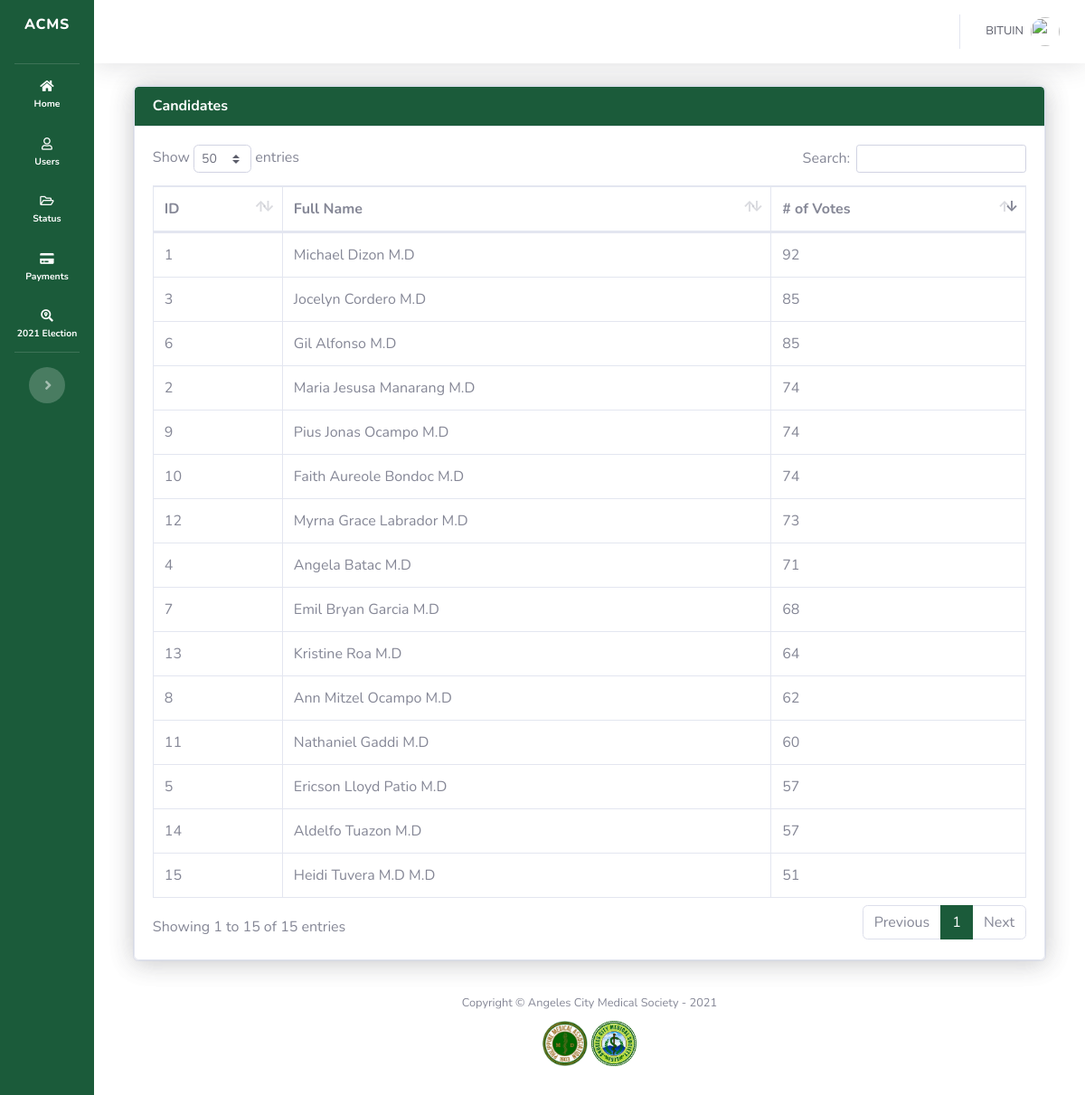
The app's page /admin/view_election_status.php (signed in) with its own data.
### tables this page shows
CREATE TABLE `candidates` (
  `id` int(11) NOT NULL,
  `last_name` varchar(128) NOT NULL,
  `first_name` varchar(128) NOT NULL,
  `middle_name` varchar(128) NOT NULL
);

### admin/view_election_status.php (the view, shortened to what this page needs)
<?php
include('sidebar.php');
$getElectionStatus = mysqli_query($mysqli, "SELECT * FROM candidates");
?>
<div id="content-wrapper" class="d-flex flex-column">
    <div id="content">
        <?php require('topbar.php'); ?>
        <div class="container-fluid">
            <div class="row">
                <div class="col-md-12" style="/* width: 70%;height:500px;background-color:green; */">
                    <div class="card shadow row mb-2" style="/*height:150px ; background-color: red;*/">
                        <div class="card shadow">
                            <div class="card-header" style="background-color: #1b5b3a;  ">
                                <h6 class="m-0 font-weight-bold" style="color: white;">Candidates</h6>
                            </div>
                            <div class="card-body">
                                <div class="table-responsive">
                                    <table class="table table-bordered" id="userTable" width="100%" cellspacing="0">
                                        <thead>
                                        <tr>
                                            <th>ID</th>
                                            <th>Full Name</th>
                                            <th># of Votes</th>
                                        </tr>
                                        </thead>
                                        <tbody>
                                        <?php while($newCandidate = $getElectionStatus->fetch_assoc()){ ?>
                                            <tr>
                                                <td><?php echo $newCandidate['id']; ?></td>
                                                <td><?php echo $newCandidate['first_name'].' '.$newCandidate['last_name']; ?></td>
                                                <td>
                                                    <?php
                                                        $candidate_id = $newCandidate['id'];
                                                        $getScore = mysqli_query($mysqli, "SELECT COUNT(candidate_id) AS score FROM tally WHERE candidate_id = '$candidate_id' ");
                                                        $newScore = $getScore->fetch_array();
                                                        echo $newScore['score'];
                                                    ?>
                                                </td>
                                            </tr>
                                        <?php } ?>
                                        </tbody>
                                    </table>
                                </div>
                            </div>
                        </div>
                    </div>
                </div>
            </div>
        </div>
        <?php
        include('footer.php');
        ?>

### admin/sidebar.php (style rules this page uses)
.container-fluid { background-color: white; padding-left: 5% !important; padding-right: 5% !important; }
#content-wrapper { background-color: white !important; }
::placeholder { opacity: 0.7 !important; }

### records on screen
candidates: id "1", first_name "Michael", last_name "Dizon M.D", score "92"
candidates: id "2", first_name "Maria Jesusa", last_name "Manarang M.D", score "74"
candidates: id "3", first_name "Jocelyn", last_name "Cordero M.D", score "85"
candidates: id "4", first_name "Angela", last_name "Batac M.D", score "71"
candidates: id "5", first_name "Ericson Lloyd", last_name "Patio M.D", score "57"
candidates: id "6", first_name "Gil", last_name "Alfonso M.D", score "85"
candidates: id "7", first_name "Emil Bryan", last_name "Garcia M.D", score "68"
candidates: id "8", first_name "Ann Mitzel", last_name "Ocampo M.D", score "62"
candidates: id "9", first_name "Pius Jonas", last_name "Ocampo M.D", score "74"
candidates: id "10", first_name "Faith Aureole", last_name "Bondoc M.D", score "74"
candidates: id "11", first_name "Nathaniel", last_name "Gaddi M.D", score "60"
candidates: id "12", first_name "Myrna Grace", last_name "Labrador M.D", score "73"
candidates: id "13", first_name "Kristine", last_name "Roa M.D", score "64"
candidates: id "14", first_name "Aldelfo", last_name "Tuazon M.D", score "57"
candidates: id "15", first_name "Heidi", last_name "Tuvera M.D M.D", score "51"

### other values on screen
$_SESSION['full_name'] "BITUIN"
